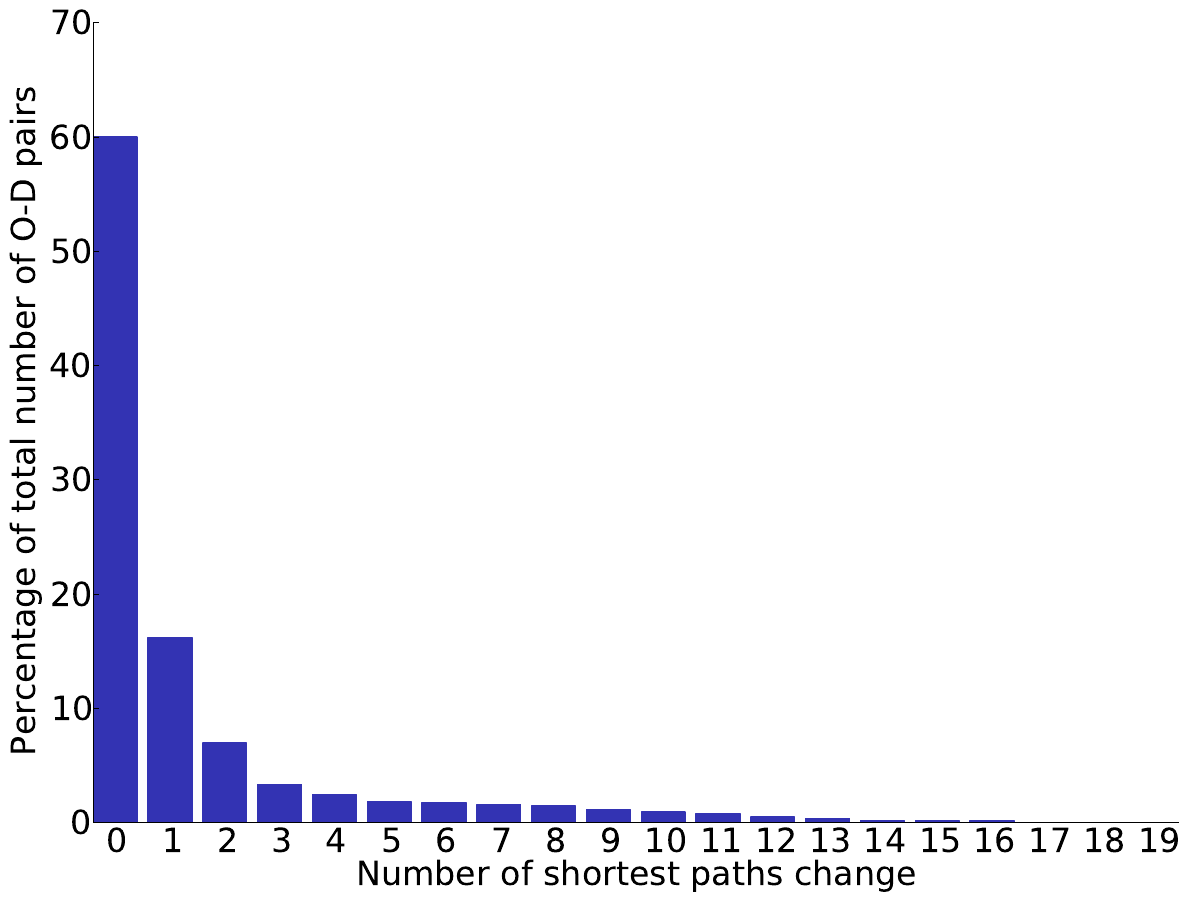

Python code for this plot:
from collections import Counter
import pylab
from matplotlib.font_manager import FontProperties
from matplotlib.backends.backend_pdf import PdfPages

pdf = PdfPages('sp_change.pdf')

font = FontProperties()
#font.set_family('serif')
font.set_size(15)
font2 = FontProperties()
#font2.set_family('serif')
font2.set_size(24)
#------------------------------ 
counts =[]
with open('chicago_sp_change', 'r') as f:
    for line in f:
        o, d, count = map(int, line.split())
        counts.append(count)

x, y = map(list,zip(*Counter(counts).items()))
#x = map(lambda t:t, x)
y = map(lambda t:100*t/93135.0, y)

fig = pylab.figure(figsize=(14,10),dpi=300)
ax = fig.add_subplot(111)

p = ax.bar(x,y, align='center')
pylab.setp(p, color='#3333B3')

ax.spines["right"].set_visible(False)
ax.spines["top"].set_visible(False)
ax.xaxis.set_ticks_position('bottom')
ax.yaxis.set_ticks_position('left')
ax.tick_params(bottom='off') 

#for xx,yy in zip(x,y):
#    pylab.annotate('%.2f' % yy, xy=(xx, yy), xytext=(0,2), textcoords='offset points', ha='center', va='bottom', fontproperties=font)

pylab.xticks(x, x, fontproperties=font2)
pylab.yticks(fontproperties=font2)

#pylab.title('The percentage of shortest path changes\n for each O-D pair on Chicago Sketch', fontproperties=font2)
pylab.xlabel('Number of shortest paths change', fontproperties=font2)
pylab.ylabel('Percentage of total number of O-D pairs', fontproperties=font2)

pylab.autoscale(enable=True, axis='x')
pdf.savefig(fig, bbox_inches='tight')

pdf.close()
